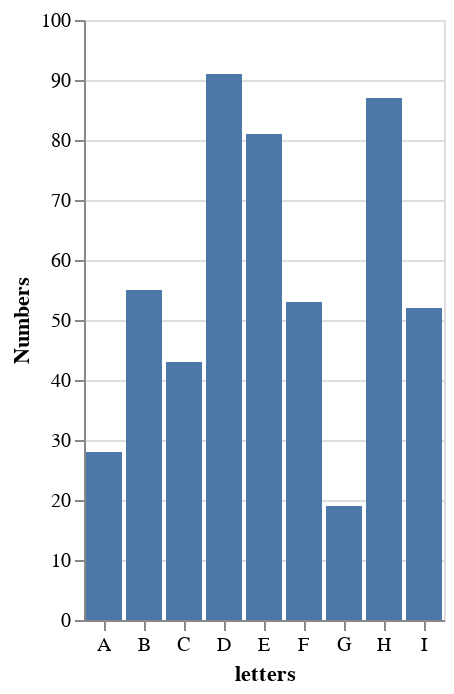

The Vega-Lite source for this figure:
### Vega-Lite specification from a JSON file in a GitHub repository (floating-point values rounded to 4 significant figures)
{"$schema": "https://vega.github.io/schema/vega-lite/v4.json", "description": "A simple bar chart with embedded data.", "data": {"values": [{"a": "A", "b": 28}, {"a": "B", "b": 55}, {"a": "C", "b": 43}, {"a": "D", "b": 91}, {"a": "E", "b": 81}, {"a": "F", "b": 53}, {"a": "G", "b": 19}, {"a": "H", "b": 87}, {"a": "I", "b": 52}]}, "mark": "bar", "encoding": {"x": {"field": "a", "title": "letters", "type": "nominal", "axis": {"labelAngle": 0}}, "y": {"field": "b", "title": "Numbers", "type": "quantitative"}}, "config": {}}
